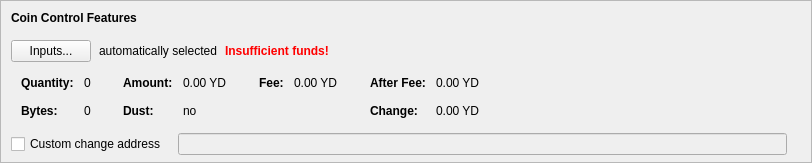
      <widget class="QFrame" name="frameCoinControl">
       <property name="sizePolicy">
        <sizepolicy hsizetype="Expanding" vsizetype="Fixed">
         <horstretch>0</horstretch>
         <verstretch>0</verstretch>
        </sizepolicy>
       </property>
       <property name="maximumSize">
        <size>
         <width>16777215</width>
         <height>16777215</height>
        </size>
       </property>
       <property name="frameShape">
        <enum>QFrame::StyledPanel</enum>
       </property>
       <property name="frameShadow">
        <enum>QFrame::Sunken</enum>
       </property>
       <layout class="QVBoxLayout" name="verticalLayoutCoinControl2">
        <property name="spacing">
         <number>0</number>
        </property>
        <property name="leftMargin">
         <number>0</number>
        </property>
        <property name="topMargin">
         <number>0</number>
        </property>
        <property name="rightMargin">
         <number>0</number>
        </property>
        <property name="bottomMargin">
         <number>6</number>
        </property>
        <item>
         <layout class="QVBoxLayout" name="verticalLayoutCoinControl" stretch="0,0,0,0,0">
          <property name="spacing">
           <number>0</number>
          </property>
          <property name="leftMargin">
           <number>10</number>
          </property>
          <property name="topMargin">
           <number>10</number>
          </property>
          <item>
           <layout class="QHBoxLayout" name="horizontalLayoutCoinControl1">
            <property name="bottomMargin">
             <number>15</number>
            </property>
            <item>
             <widget class="QLabel" name="labelCoinControlFeatures">
              <property name="sizePolicy">
               <sizepolicy hsizetype="Preferred" vsizetype="Maximum">
                <horstretch>0</horstretch>
                <verstretch>0</verstretch>
               </sizepolicy>
              </property>
              <property name="font">
               <font>
                <weight>75</weight>
                <bold>true</bold>
               </font>
              </property>
              <property name="styleSheet">
               <string notr="true">font-weight:bold;</string>
              </property>
              <property name="text">
               <string>Coin Control Features</string>
              </property>
             </widget>
            </item>
           </layout>
          </item>
          <item>
           <layout class="QHBoxLayout" name="horizontalLayoutCoinControl2" stretch="0,0,0,0">
            <property name="spacing">
             <number>8</number>
            </property>
            <property name="bottomMargin">
             <number>10</number>
            </property>
            <item>
             <widget class="QPushButton" name="pushButtonCoinControl">
              <property name="styleSheet">
               <string notr="true"/>
              </property>
              <property name="text">
               <string>Inputs...</string>
              </property>
              <property name="autoDefault">
               <bool>false</bool>
              </property>
             </widget>
            </item>
            <item>
             <widget class="QLabel" name="labelCoinControlAutomaticallySelected">
              <property name="text">
               <string>automatically selected</string>
              </property>
              <property name="margin">
               <number>5</number>
              </property>
             </widget>
            </item>
            <item>
             <widget class="QLabel" name="labelCoinControlInsuffFunds">
              <property name="font">
               <font>
                <weight>75</weight>
                <bold>true</bold>
               </font>
              </property>
              <property name="styleSheet">
               <string notr="true">color:red;font-weight:bold;</string>
              </property>
              <property name="text">
               <string>Insufficient funds!</string>
              </property>
              <property name="margin">
               <number>5</number>
              </property>
             </widget>
            </item>
            <item>
             <spacer name="horizontalSpacerCoinControl">
              <property name="orientation">
               <enum>Qt::Horizontal</enum>
              </property>
              <property name="sizeHint" stdset="0">
               <size>
                <width>40</width>
                <height>1</height>
               </size>
              </property>
             </spacer>
            </item>
           </layout>
          </item>
          <item>
           <widget class="QWidget" name="widgetCoinControl" native="true">
            <property name="sizePolicy">
             <sizepolicy hsizetype="Preferred" vsizetype="Preferred">
              <horstretch>0</horstretch>
              <verstretch>0</verstretch>
             </sizepolicy>
            </property>
            <property name="minimumSize">
             <size>
              <width>0</width>
              <height>0</height>
             </size>
            </property>
            <property name="styleSheet">
             <string notr="true"/>
            </property>
            <layout class="QHBoxLayout" name="horizontalLayoutCoinControl5">
             <property name="leftMargin">
              <number>0</number>
             </property>
             <property name="topMargin">
              <number>0</number>
             </property>
             <property name="rightMargin">
              <number>0</number>
             </property>
             <property name="bottomMargin">
              <number>0</number>
             </property>
             <item>
              <layout class="QHBoxLayout" name="horizontalLayoutCoinControl3" stretch="0,0,0,1">
               <property name="spacing">
                <number>20</number>
               </property>
               <property name="topMargin">
                <number>0</number>
               </property>
               <property name="bottomMargin">
                <number>10</number>
               </property>
               <item>
                <layout class="QFormLayout" name="formLayoutCoinControl1">
                 <property name="horizontalSpacing">
                  <number>10</number>
                 </property>
                 <property name="verticalSpacing">
                  <number>14</number>
                 </property>
                 <property name="leftMargin">
                  <number>10</number>
                 </property>
                 <property name="topMargin">
                  <number>4</number>
                 </property>
                 <property name="rightMargin">
                  <number>6</number>
                 </property>
                 <item row="0" column="0">
                  <widget class="QLabel" name="labelCoinControlQuantityText">
                   <property name="font">
                    <font>
                     <weight>75</weight>
                     <bold>true</bold>
                    </font>
                   </property>
                   <property name="text">
                    <string>Quantity:</string>
                   </property>
                   <property name="margin">
                    <number>0</number>
                   </property>
                  </widget>
                 </item>
                 <item row="0" column="1">
                  <widget class="QLabel" name="labelCoinControlQuantity">
                   <property name="cursor">
                    <cursorShape>IBeamCursor</cursorShape>
                   </property>
                   <property name="contextMenuPolicy">
                    <enum>Qt::ActionsContextMenu</enum>
                   </property>
                   <property name="text">
                    <string notr="true">0</string>
                   </property>
                   <property name="margin">
                    <number>0</number>
                   </property>
                   <property name="textInteractionFlags">
                    <set>Qt::LinksAccessibleByMouse|Qt::TextSelectableByKeyboard|Qt::TextSelectableByMouse</set>
                   </property>
                  </widget>
                 </item>
                 <item row="1" column="0">
                  <widget class="QLabel" name="labelCoinControlBytesText">
                   <property name="font">
                    <font>
                     <weight>75</weight>
                     <bold>true</bold>
                    </font>
                   </property>
                   <property name="text">
                    <string>Bytes:</string>
                   </property>
                  </widget>
                 </item>
                 <item row="1" column="1">
                  <widget class="QLabel" name="labelCoinControlBytes">
                   <property name="cursor">
                    <cursorShape>IBeamCursor</cursorShape>
                   </property>
                   <property name="contextMenuPolicy">
                    <enum>Qt::ActionsContextMenu</enum>
                   </property>
                   <property name="text">
                    <string notr="true">0</string>
                   </property>
                   <property name="textInteractionFlags">
                    <set>Qt::LinksAccessibleByMouse|Qt::TextSelectableByKeyboard|Qt::TextSelectableByMouse</set>
                   </property>
                  </widget>
                 </item>
                </layout>
               </item>
               <item>
                <layout class="QFormLayout" name="formLayoutCoinControl2">
                 <property name="horizontalSpacing">
                  <number>10</number>
                 </property>
                 <property name="verticalSpacing">
                  <number>14</number>
                 </property>
                 <property name="leftMargin">
                  <number>6</number>
                 </property>
                 <property name="topMargin">
                  <number>4</number>
                 </property>
                 <property name="rightMargin">
                  <number>6</number>
                 </property>
                 <item row="0" column="0">
                  <widget class="QLabel" name="labelCoinControlAmountText">
                   <property name="font">
                    <font>
                     <weight>75</weight>
                     <bold>true</bold>
                    </font>
                   </property>
                   <property name="text">
                    <string>Amount:</string>
                   </property>
                   <property name="margin">
                    <number>0</number>
                   </property>
                  </widget>
                 </item>
                 <item row="0" column="1">
                  <widget class="QLabel" name="labelCoinControlAmount">
                   <property name="cursor">
                    <cursorShape>IBeamCursor</cursorShape>
                   </property>
                   <property name="contextMenuPolicy">
                    <enum>Qt::ActionsContextMenu</enum>
                   </property>
                   <property name="text">
                    <string notr="true">0.00 YD</string>
                   </property>
                   <property name="textInteractionFlags">
                    <set>Qt::LinksAccessibleByMouse|Qt::TextSelectableByKeyboard|Qt::TextSelectableByMouse</set>
                   </property>
                  </widget>
                 </item>
                 <item row="1" column="0">
                  <widget class="QLabel" name="labelCoinControlLowOutputText">
                   <property name="font">
                    <font>
                     <weight>75</weight>
                     <bold>true</bold>
                    </font>
                   </property>
                   <property name="text">
                    <string>Dust:</string>
                   </property>
                  </widget>
                 </item>
                 <item row="1" column="1">
                  <widget class="QLabel" name="labelCoinControlLowOutput">
                   <property name="cursor">
                    <cursorShape>IBeamCursor</cursorShape>
                   </property>
                   <property name="contextMenuPolicy">
                    <enum>Qt::ActionsContextMenu</enum>
                   </property>
                   <property name="text">
                    <string notr="true">no</string>
                   </property>
                   <property name="textInteractionFlags">
                    <set>Qt::LinksAccessibleByMouse|Qt::TextSelectableByKeyboard|Qt::TextSelectableByMouse</set>
                   </property>
                  </widget>
                 </item>
                </layout>
               </item>
               <item>
                <layout class="QFormLayout" name="formLayoutCoinControl3">
                 <property name="horizontalSpacing">
                  <number>10</number>
                 </property>
                 <property name="verticalSpacing">
                  <number>14</number>
                 </property>
                 <property name="leftMargin">
                  <number>6</number>
                 </property>
                 <property name="topMargin">
                  <number>4</number>
                 </property>
                 <property name="rightMargin">
                  <number>6</number>
                 </property>
                 <item row="0" column="0">
                  <widget class="QLabel" name="labelCoinControlFeeText">
                   <property name="font">
                    <font>
                     <weight>75</weight>
                     <bold>true</bold>
                    </font>
                   </property>
                   <property name="text">
                    <string>Fee:</string>
                   </property>
                   <property name="margin">
                    <number>0</number>
                   </property>
                  </widget>
                 </item>
                 <item row="0" column="1">
                  <widget class="QLabel" name="labelCoinControlFee">
                   <property name="cursor">
                    <cursorShape>IBeamCursor</cursorShape>
                   </property>
                   <property name="contextMenuPolicy">
                    <enum>Qt::ActionsContextMenu</enum>
                   </property>
                   <property name="text">
                    <string notr="true">0.00 YD</string>
                   </property>
                   <property name="textInteractionFlags">
                    <set>Qt::LinksAccessibleByMouse|Qt::TextSelectableByKeyboard|Qt::TextSelectableByMouse</set>
                   </property>
                  </widget>
                 </item>
                </layout>
               </item>
               <item>
                <layout class="QFormLayout" name="formLayoutCoinControl4">
                 <property name="horizontalSpacing">
                  <number>10</number>
                 </property>
                 <property name="verticalSpacing">
                  <number>14</number>
                 </property>
                 <property name="leftMargin">
                  <number>6</number>
                 </property>
                 <property name="topMargin">
                  <number>4</number>
                 </property>
                 <property name="rightMargin">
                  <number>6</number>
                 </property>
                 <item row="0" column="0">
                  <widget class="QLabel" name="labelCoinControlAfterFeeText">
                   <property name="font">
                    <font>
                     <weight>75</weight>
                     <bold>true</bold>
                    </font>
                   </property>
                   <property name="text">
                    <string>After Fee:</string>
                   </property>
                   <property name="margin">
                    <number>0</number>
                   </property>
                  </widget>
                 </item>
                 <item row="0" column="1">
                  <widget class="QLabel" name="labelCoinControlAfterFee">
                   <property name="cursor">
                    <cursorShape>IBeamCursor</cursorShape>
                   </property>
                   <property name="contextMenuPolicy">
                    <enum>Qt::ActionsContextMenu</enum>
                   </property>
                   <property name="text">
                    <string notr="true">0.00 YD</string>
                   </property>
                   <property name="textInteractionFlags">
                    <set>Qt::LinksAccessibleByMouse|Qt::TextSelectableByKeyboard|Qt::TextSelectableByMouse</set>
                   </property>
                  </widget>
                 </item>
                 <item row="1" column="0">
                  <widget class="QLabel" name="labelCoinControlChangeText">
                   <property name="font">
                    <font>
                     <weight>75</weight>
                     <bold>true</bold>
                    </font>
                   </property>
                   <property name="text">
                    <string>Change:</string>
                   </property>
                  </widget>
                 </item>
                 <item row="1" column="1">
                  <widget class="QLabel" name="labelCoinControlChange">
                   <property name="cursor">
                    <cursorShape>IBeamCursor</cursorShape>
                   </property>
                   <property name="contextMenuPolicy">
                    <enum>Qt::ActionsContextMenu</enum>
                   </property>
                   <property name="text">
                    <string notr="true">0.00 YD</string>
                   </property>
                   <property name="textInteractionFlags">
                    <set>Qt::LinksAccessibleByMouse|Qt::TextSelectableByKeyboard|Qt::TextSelectableByMouse</set>
                   </property>
                  </widget>
                 </item>
                </layout>
               </item>
              </layout>
             </item>
            </layout>
           </widget>
          </item>
          <item>
           <layout class="QHBoxLayout" name="horizontalLayoutCoinControl4" stretch="0,0,0">
            <property name="spacing">
             <number>12</number>
            </property>
            <property name="sizeConstraint">
             <enum>QLayout::SetDefaultConstraint</enum>
            </property>
            <property name="topMargin">
             <number>5</number>
            </property>
            <property name="rightMargin">
             <number>5</number>
            </property>
            <item>
             <widget class="QCheckBox" name="checkBoxCoinControlChange">
              <property name="toolTip">
               <string>If this is activated, but the change address is empty or invalid, change will be sent to a newly generated address.</string>
              </property>
              <property name="text">
               <string>Custom change address</string>
              </property>
             </widget>
            </item>
            <item>
             <widget class="QValidatedLineEdit" name="lineEditCoinControlChange">
              <property name="enabled">
               <bool>false</bool>
              </property>
              <property name="sizePolicy">
               <sizepolicy hsizetype="Expanding" vsizetype="Fixed">
                <horstretch>0</horstretch>
                <verstretch>0</verstretch>
               </sizepolicy>
              </property>
             </widget>
            </item>
            <item>
             <widget class="QLabel" name="labelCoinControlChangeLabel">
              <property name="sizePolicy">
               <sizepolicy hsizetype="Preferred" vsizetype="Expanding">
                <horstretch>0</horstretch>
                <verstretch>0</verstretch>
               </sizepolicy>
              </property>
              <property name="minimumSize">
               <size>
                <width>0</width>
                <height>0</height>
               </size>
              </property>
              <property name="text">
               <string/>
              </property>
              <property name="margin">
               <number>3</number>
              </property>
             </widget>
            </item>
           </layout>
          </item>
          <item>
           <spacer name="verticalSpacerCoinControl">
            <property name="orientation">
             <enum>Qt::Vertical</enum>
            </property>
            <property name="sizeHint" stdset="0">
             <size>
              <width>800</width>
              <height>1</height>
             </size>
            </property>
           </spacer>
          </item>
         </layout>
        </item>
       </layout>
      </widget>
